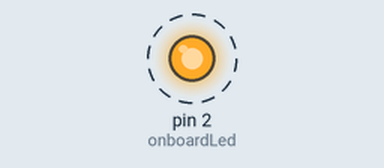
Bench run of a sketch on a simulated Arduino Uno, built with avr-gcc and run on an emulated ATmega328P. Parts: output pins drawn as LEDs (lit = HIGH). Dashed ring = blinking. What the sketch prints to the serial monitor is not drawn.

Above: at 0.2 s.
Timing chart, 0 to 3.0 s (numbered marks = the images above):
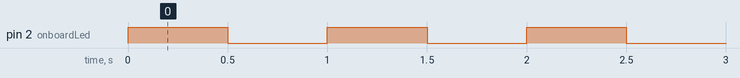

The sketch:

Blink.ESP8266.ino
```cpp
//varables
int onboardLed = 2;

void setup() {
  Serial.begin(115200);
  pinMode(onboardLed, OUTPUT);
}

void loop() {
  digitalWrite(onboardLed, HIGH);
  Serial.print("LED on     ");
  delay(500);
  digitalWrite(onboardLed, LOW);
  Serial.println("LED off");
  delay(500);
}
```

Measured:
- by itself, pin 2 (onboardLed): alternates HIGH for 0.50 s and LOW for 0.50 s
